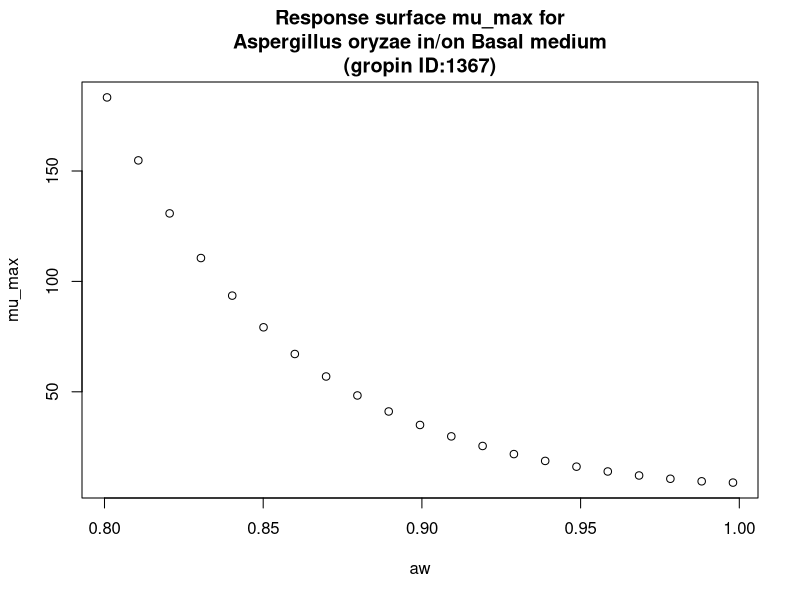

This figure's R source:
#############################
# start of Parameter script
#############################
aw <- seq(0.8008,0.998001998001998,length.out=21)
#############################
# end of Parameter script
#############################
############################# 
# start of Model script Gropin ID 1367 
#############################
 
# constant coefficients for this model
 
variables <- data.frame(aw)
argumentsPar <- expand.grid(variables)
 
# heart of the model
response_surface <- function(aw) {
   mumax <-exp(2.233-1.990*sqrt(1-aw)+19.41*(sqrt(1-aw))^2)

return(mumax=mumax)
} 

# output parameters
mumax <- cbind(argumentsPar,response_surface(argumentsPar['aw']))
colnames(mumax) <- c(colnames(argumentsPar),'mumax')
#############################
# End of Model script
#############################
############################# 
# start of Visualisation script Gropin ID 1367 
#############################
plot(aw,mumax$mumax,
                          xlab='aw',
                          ylab='mu_max',main='Response surface mu_max for
Aspergillus oryzae in/on Basal medium
(gropin ID:1367)')
#############################
# End of Visualisation script
#############################
